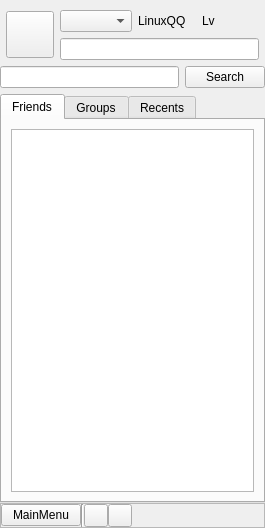
<?xml version="1.0" encoding="UTF-8"?>
<ui version="4.0">
 <class>QQMainWindow</class>
 <widget class="QWidget" name="QQMainWindow">
  <property name="geometry">
   <rect>
    <x>0</x>
    <y>0</y>
    <width>265</width>
    <height>528</height>
   </rect>
  </property>
  <property name="sizePolicy">
   <sizepolicy hsizetype="Minimum" vsizetype="Minimum">
    <horstretch>0</horstretch>
    <verstretch>0</verstretch>
   </sizepolicy>
  </property>
  <property name="minimumSize">
   <size>
    <width>265</width>
    <height>525</height>
   </size>
  </property>
  <property name="windowTitle">
   <string>LinuxQQ</string>
  </property>
  <property name="styleSheet">
   <string notr="true"/>
  </property>
  <layout class="QVBoxLayout" name="verticalLayout_2">
   <property name="spacing">
    <number>0</number>
   </property>
   <property name="margin">
    <number>0</number>
   </property>
   <item>
    <layout class="QVBoxLayout" name="vlo_main">
     <property name="spacing">
      <number>6</number>
     </property>
     <property name="topMargin">
      <number>10</number>
     </property>
     <item>
      <layout class="QVBoxLayout" name="top_v_layout_">
       <property name="sizeConstraint">
        <enum>QLayout::SetMinimumSize</enum>
       </property>
       <property name="leftMargin">
        <number>0</number>
       </property>
       <property name="rightMargin">
        <number>0</number>
       </property>
       <item>
        <layout class="QGridLayout" name="gridLayout">
         <property name="leftMargin">
          <number>6</number>
         </property>
         <property name="rightMargin">
          <number>6</number>
         </property>
         <item row="0" column="0">
          <widget class="QToolButton" name="avatar">
           <property name="minimumSize">
            <size>
             <width>40</width>
             <height>40</height>
            </size>
           </property>
           <property name="styleSheet">
            <string notr="true"/>
           </property>
           <property name="text">
            <string/>
           </property>
           <property name="iconSize">
            <size>
             <width>40</width>
             <height>40</height>
            </size>
           </property>
          </widget>
         </item>
         <item row="0" column="1">
          <layout class="QVBoxLayout" name="verticalLayout">
           <item>
            <layout class="QHBoxLayout" name="horizontalLayout">
             <item>
              <widget class="QComboBox" name="cb_status_">
               <property name="styleSheet">
                <string notr="true"/>
               </property>
              </widget>
             </item>
             <item>
              <widget class="QLabel" name="lbl_name_">
               <property name="styleSheet">
                <string notr="true"/>
               </property>
               <property name="text">
                <string>LinuxQQ</string>
               </property>
              </widget>
             </item>
             <item>
              <widget class="QLabel" name="lbl_leave_">
               <property name="styleSheet">
                <string notr="true"/>
               </property>
               <property name="text">
                <string>Lv</string>
               </property>
              </widget>
             </item>
            </layout>
           </item>
           <item>
            <widget class="QLineEdit" name="le_mood_">
             <property name="styleSheet">
              <string notr="true"/>
             </property>
            </widget>
           </item>
          </layout>
         </item>
        </layout>
       </item>
       <item>
        <layout class="QHBoxLayout" name="horizontalLayout_4">
         <item>
          <widget class="QLineEdit" name="le_search_">
           <property name="styleSheet">
            <string notr="true"/>
           </property>
          </widget>
         </item>
         <item>
          <widget class="QPushButton" name="pb_search_">
           <property name="styleSheet">
            <string notr="true"/>
           </property>
           <property name="text">
            <string>Search</string>
           </property>
          </widget>
         </item>
        </layout>
       </item>
      </layout>
     </item>
     <item>
      <widget class="QTabWidget" name="tab_main_">
       <property name="styleSheet">
        <string notr="true"/>
       </property>
       <property name="tabPosition">
        <enum>QTabWidget::North</enum>
       </property>
       <property name="tabShape">
        <enum>QTabWidget::Rounded</enum>
       </property>
       <property name="currentIndex">
        <number>0</number>
       </property>
       <property name="elideMode">
        <enum>Qt::ElideLeft</enum>
       </property>
       <property name="usesScrollButtons">
        <bool>false</bool>
       </property>
       <property name="documentMode">
        <bool>false</bool>
       </property>
       <property name="movable">
        <bool>true</bool>
       </property>
       <widget class="QWidget" name="friends">
        <attribute name="title">
         <string>Friends</string>
        </attribute>
        <layout class="QVBoxLayout" name="verticalLayout_5">
         <item>
          <widget class="QTreeView" name="tv_friendlist_">
           <attribute name="headerVisible">
            <bool>false</bool>
           </attribute>
          </widget>
         </item>
        </layout>
       </widget>
       <widget class="QWidget" name="groups">
        <attribute name="title">
         <string>Groups</string>
        </attribute>
        <layout class="QVBoxLayout" name="verticalLayout_3">
         <item>
          <widget class="QListView" name="lv_grouplist_"/>
         </item>
        </layout>
       </widget>
       <widget class="QWidget" name="recents">
        <attribute name="title">
         <string>Recents</string>
        </attribute>
        <layout class="QVBoxLayout" name="verticalLayout_4">
         <item>
          <widget class="QListView" name="lv_recentlist_"/>
         </item>
        </layout>
       </widget>
      </widget>
     </item>
    </layout>
   </item>
   <item>
    <widget class="QFrame" name="frame_mainwin_bottom">
     <property name="minimumSize">
      <size>
       <width>0</width>
       <height>40</height>
      </size>
     </property>
     <property name="frameShape">
      <enum>QFrame::StyledPanel</enum>
     </property>
     <property name="frameShadow">
      <enum>QFrame::Raised</enum>
     </property>
     <layout class="QVBoxLayout" name="verticalLayout_6">
      <property name="spacing">
       <number>0</number>
      </property>
      <property name="sizeConstraint">
       <enum>QLayout::SetMinimumSize</enum>
      </property>
      <property name="margin">
       <number>0</number>
      </property>
      <item>
       <layout class="QHBoxLayout" name="horizontalLayout_3">
        <property name="spacing">
         <number>0</number>
        </property>
        <property name="sizeConstraint">
         <enum>QLayout::SetDefaultConstraint</enum>
        </property>
        <item>
         <widget class="QPushButton" name="pb_mainmenu_">
          <property name="sizePolicy">
           <sizepolicy hsizetype="Fixed" vsizetype="Fixed">
            <horstretch>0</horstretch>
            <verstretch>0</verstretch>
           </sizepolicy>
          </property>
          <property name="styleSheet">
           <string notr="true"/>
          </property>
          <property name="text">
           <string>MainMenu</string>
          </property>
         </widget>
        </item>
        <item>
         <widget class="Line" name="line">
          <property name="sizePolicy">
           <sizepolicy hsizetype="Fixed" vsizetype="Minimum">
            <horstretch>0</horstretch>
            <verstretch>0</verstretch>
           </sizepolicy>
          </property>
          <property name="orientation">
           <enum>Qt::Vertical</enum>
          </property>
         </widget>
        </item>
        <item>
         <widget class="QToolButton" name="toolButton_2">
          <property name="styleSheet">
           <string notr="true"/>
          </property>
          <property name="text">
           <string/>
          </property>
         </widget>
        </item>
        <item>
         <widget class="QToolButton" name="toolButton">
          <property name="styleSheet">
           <string notr="true"/>
          </property>
          <property name="text">
           <string/>
          </property>
         </widget>
        </item>
        <item>
         <spacer name="horizontalSpacer">
          <property name="orientation">
           <enum>Qt::Horizontal</enum>
          </property>
          <property name="sizeType">
           <enum>QSizePolicy::Expanding</enum>
          </property>
          <property name="sizeHint" stdset="0">
           <size>
            <width>40</width>
            <height>20</height>
           </size>
          </property>
         </spacer>
        </item>
       </layout>
      </item>
     </layout>
    </widget>
   </item>
  </layout>
 </widget>
 <resources/>
 <connections/>
</ui>
